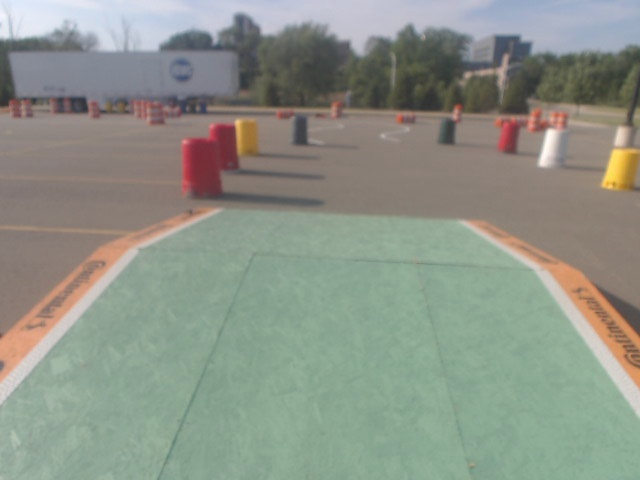
#> input picture src/igvc_navigation/mapping/lane_laser_scan/Scripts/saves/bridge_close.jpg, 640 x 480 px
$ python perspective_transform.py   (older library calls are emulated)
#> lines starting #> are read from the running program, lines starting #| are printed output that depends on the picture; after the words box and inside, x2 and y2 are one past the last pixel; in counts of white or black regions, pixels touching at a corner belong together
### src/igvc_navigation/mapping/lane_laser_scan/Scripts/combined_thresh.py
#!/usr/bin/env python3
import numpy as np
import cv2
import matplotlib.pyplot as plt
import matplotlib.image as mpimg
import pickle
import os


def abs_sobel_thresh(img, orient='x', thresh_min=10, thresh_max=100):

    # Takes an image, gradient orientation, and threshold min/max values

    # Convert to grayscale
    gray = cv2.cvtColor(img, cv2.COLOR_RGB2GRAY)
    # Apply x or y gradient with the OpenCV Sobel() function
    # and take the absolute value
    if orient == 'x':
        abs_sobel = np.absolute(cv2.Sobel(gray, cv2.CV_64F, 1, 0))
    if orient == 'y':
        abs_sobel = np.absolute(cv2.Sobel(gray, cv2.CV_64F, 0, 1))
    # Rescale back to 8 bit integer
    scaled_sobel = np.uint8(255*abs_sobel/np.max(abs_sobel))
    # Create a copy and apply the threshold
    binary_output = np.zeros_like(scaled_sobel)
    # Here I'm using inclusive (>=, <=) thresholds, but exclusive is ok too
    binary_output[(scaled_sobel >= thresh_min) &
                  (scaled_sobel <= thresh_max)] = 1

    # Return the result
    return binary_output


def mag_thresh(img, sobel_kernel=3, mag_thresh=(30, 100)):

    # Return the magnitude of the gradient
    # for a given sobel kernel size and threshold values

    # Convert to grayscale
    gray = cv2.cvtColor(img, cv2.COLOR_RGB2GRAY)
    # Take both Sobel x and y gradients
    sobelx = cv2.Sobel(gray, cv2.CV_64F, 1, 0, ksize=sobel_kernel)
    sobely = cv2.Sobel(gray, cv2.CV_64F, 0, 1, ksize=sobel_kernel)
    # Calculate the gradient magnitude
    gradmag = np.sqrt(sobelx**2 + sobely**2)
    # Rescale to 8 bit
    scale_factor = np.max(gradmag)/255
    gradmag = (gradmag/scale_factor).astype(np.uint8)
    # Create a binary image of ones where threshold is met, zeros otherwise
    binary_output = np.zeros_like(gradmag)
    binary_output[(gradmag >= mag_thresh[0]) & (gradmag <= mag_thresh[1])] = 1

    # Return the binary image
    return binary_output


def dir_threshold(img, sobel_kernel=3, thresh=(0, np.pi)):

    # Return the direction of the gradient
    # for a given sobel kernel size and threshold values

    # Convert to grayscale
    gray = cv2.cvtColor(img, cv2.COLOR_RGB2GRAY)
    # Calculate the x and y gradients
    sobelx = cv2.Sobel(gray, cv2.CV_64F, 1, 0, ksize=sobel_kernel)
    sobely = cv2.Sobel(gray, cv2.CV_64F, 0, 1, ksize=sobel_kernel)
    # Take the absolute value of the gradient direction,
    # apply a threshold, and create a binary image result
    #absgraddir = np.arctan2(np.absolute(sobely), np.absolute(sobelx))
    absgraddir = np.arctan2((sobely), (sobelx))
    # print(absgraddir)
    binary_output = np.zeros_like(absgraddir)
    binary_output[(absgraddir >= -0.8) & (absgraddir <= 0.8)] = 1
    ret, binary_output = cv2.threshold(
        absgraddir, -0.8, 0.8, cv2.THRESH_BINARY)
    binary_output = binary_output.astype(np.uint8)
    # Return the binary image
    return binary_output


# [8 lines left out: function hls_thresh, not called in this run]


def hls_thresh2(img):
    # Using inRange() to threshold both white and yellow separately.
    hls = cv2.cvtColor(img, cv2.COLOR_RGB2HLS)
    # H (OpenCV: [0 ... 180])
    # L (OpenCV: [0 ... 255])
    # S (OpenCV: [0 ... 255])
    # For Nnamdi's Bedroom
    white_lower = np.array(
        [np.round(0 / 2), np.round(0.6 * 255), np.round(0.0 * 255)])
    white_upper = np.array([np.round(
        360 / 2), np.round(1.00 * 255), np.round(0.4 * 255)])  # For Nnamdi's Bedroom
    # white_lower = np.array([np.round(  0 / 2), np.round(0.7 * 255), np.round(0.0* 255)])
    # white_upper = np.array([np.round(360 / 2), np.round(1.00 * 255), np.round(0.2 * 255)])
    white_mask = cv2.inRange(hls, white_lower, white_upper)

    return white_mask


# [12 lines left out: function hls_thresh_red, not called in this run]


def combined_thresh(img):  # WORKING for white gauges

    abs_bin = abs_sobel_thresh(img, orient='x', thresh_min=50, thresh_max=255)
    mag_bin = mag_thresh(img, sobel_kernel=3, mag_thresh=(50, 255))
    dir_bin = dir_threshold(img, sobel_kernel=15, thresh=(0.7, 1.3))
    hls_bin = hls_thresh2(img)
    kernel = np.ones((5, 5), np.uint8)
    mag_bin = cv2.dilate(mag_bin, kernel, iterations=1)
    combined = np.zeros_like(dir_bin)
    #combined[(abs_bin == 1 | ((mag_bin == 1) & (dir_bin == 1) )) & hls_bin == 1] = 1
    combined[(abs_bin == 1 | ((mag_bin == 1)))
             & hls_bin == 1] = 1

    #combined = cv2.bitwise_and(mag_bin,mag_bin, mask = hls_bin)
    return combined, abs_bin, mag_bin, dir_bin, hls_bin  # DEBUG datatype

# [10 lines of commented-out code are left out]


# [51 lines that do not run on import are left out]

    # [27 lines of commented-out code are left out]

### src/igvc_navigation/mapping/lane_laser_scan/Scripts/perspective_transform.py
#!/usr/bin/env python3
import numpy as np
import cv2
import matplotlib.pyplot as plt
import matplotlib.image as mpimg
import pickle
from combined_thresh import combined_thresh

import os


def perspective_transform(img):
	"""
	Execute perspective transform
	"""

	img_size = (img.shape[1], img.shape[0])
	# src = np.float32(
	# 	[[115, 171], #60 -- Works for wide lane
	# 	 [525, 177],
	# 	 [0, 315], #20
	# 	 [640, 315]])
	src = np.float32(
		[[190, 210], #60 -- First time with ribbons Sep 8
		 [620-190, 210],
		 [0, 480], #20
		 [620, 480]])
	# src = np.float32(
	# 	[[190, 210], #60 -- Nnamdi's bedroom
	# 	 [620-190, 210],
	# 	 [0, 480], #20
	# 	 [620, 480]])

	dst = np.float32(
		 [[0, 0],
		 [img.shape[1], 0],
		 [0, img.shape[0]],
		 [img.shape[1], img.shape[0]]])

	m = cv2.getPerspectiveTransform(src, dst)
	m_inv = cv2.getPerspectiveTransform(dst, src)

	warped = cv2.warpPerspective(img, m, img_size, flags=cv2.INTER_LINEAR)
	unwarped = cv2.warpPerspective(warped, m_inv, (warped.shape[1], warped.shape[0]), flags=cv2.INTER_LINEAR)  # DEBUG

	return warped, unwarped, m, m_inv


if __name__ == '__main__':
	img_file = os.path.dirname(os.path.abspath(__file__))+'/saves/bridge_close.jpg' #2019-12-19-153614.jpg

	with open(os.path.dirname(os.path.abspath(__file__))+'/calibrate_camera.p', 'rb') as f:
#> (reads src/igvc_navigation/mapping/lane_laser_scan/Scripts/calibrate_camera.p from the repository)
		save_dict = pickle.load(f)
	mtx = save_dict['mtx']
	dist = save_dict['dist']

	img = mpimg.imread(img_file)
#> img is the input picture: shape (480, 640, 3); mean R, G, B 141, 147, 135.8

	plt.subplot(2, 3, 1)
	plt.title("Original")
	plt.imshow(img)

	if img.dtype == 'float32':
		img = np.array(img)*255
		img = np.uint8(img)
	img = cv2.blur(img, (5,5))
	img = cv2.undistort(img, mtx, dist, None, mtx)

	plt.subplot(2, 3, 2)
	plt.title("Undistorted")
	plt.imshow(img)

	img, _, _, _, _ = combined_thresh(img)
#> in combined_thresh, `abs_bin = abs_sobel_thresh(img, orient='x', thresh_min=50, thresh_max=..`:
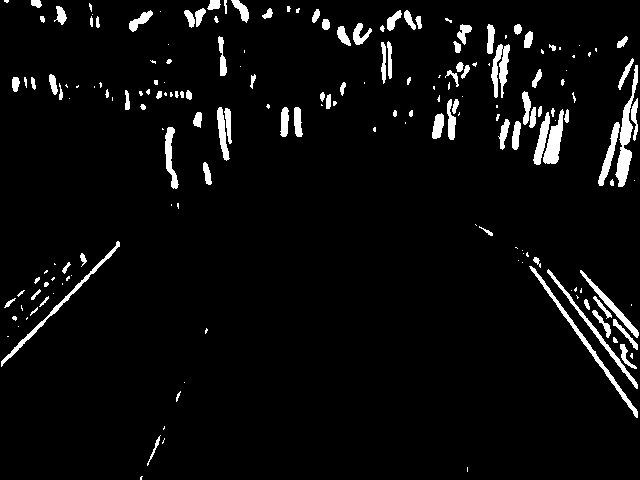
#> abs_bin: shape (480, 640); values 0 (black) and 1 (white), 4.7% white; 188 white regions (86 under 20 px), largest, box (x1, y1, x2, y2) and area: (615, 65, 638, 187) 910, (529, 266, 638, 418) 771, (1, 241, 120, 367) 634
#> in mag_thresh, `sobely = cv2.Sobel(gray, cv2.CV_64F, 0, 1, ksize=sobel_kernel)`:
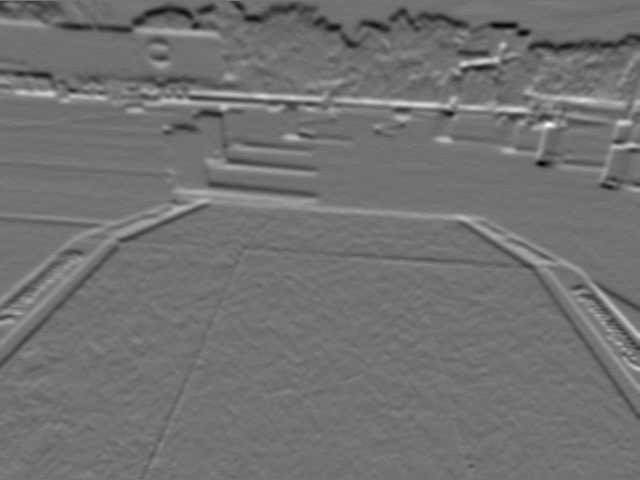
#> sobely: shape (480, 640) float64; min -133, max 163, mean -0.5; drawn with min black and max white
#> in mag_thresh, `gradmag = np.sqrt(sobelx**2 + sobely**2)`:
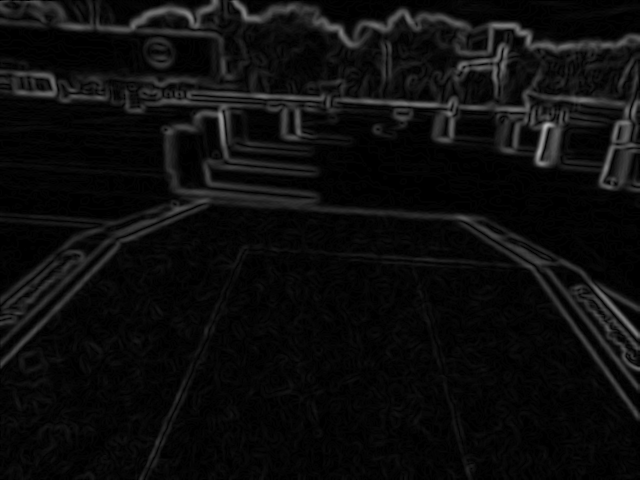
#> gradmag: shape (480, 640) float64; min 0, max 184.9, mean 12.8
#> in mag_thresh, `scale_factor = np.max(gradmag)/255`: scale_factor = 0.725
#> in combined_thresh, `mag_bin = mag_thresh(img, sobel_kernel=3, mag_thresh=(50, 255))`: mag_bin: shape (480, 640); values 0 (black) and 1 (white), 10.2% white; 114 white regions (53 under 20 px), largest, box (x1, y1, x2, y2) and area: (333, 69, 640, 190) 6273, (230, 0, 640, 56) 4736, (115, 88, 340, 237) 4531
#> in dir_threshold, `absgraddir = np.arctan2((sobely), (sobelx))`:
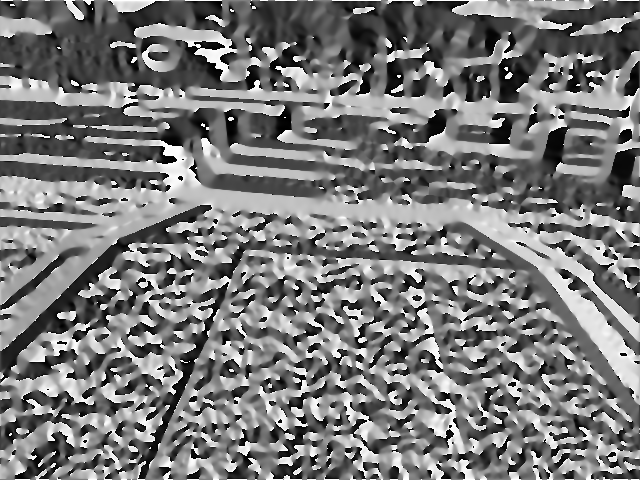
#> absgraddir: shape (480, 640) float64; min -3.14, max 3.14, mean -0.127; drawn with min black and max white
#> in dir_threshold, `ret, binary_output = cv2.threshold( absgraddir, -0.8, 0.8, cv2.THRESH_..`:
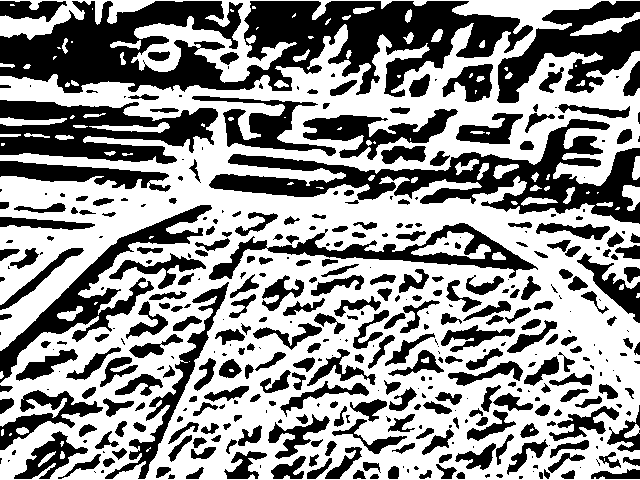
#> binary_output: shape (480, 640) float64; values 0 (black) and 0.8 (white), 57.2% white; 418 black regions (143 under 20 px), largest, box (x1, y1, x2, y2) and area: (0, 1, 533, 97) 27431, (209, 119, 640, 224) 13601, (0, 100, 218, 164) 8254
#> in dir_threshold, `ret, binary_output = cv2.threshold( absgraddir, -0.8, 0.8, cv2.THRESH_..`: ret = -0.8
#> in dir_threshold, `binary_output = binary_output.astype(np.uint8)`: binary_output: shape (480, 640); every value is 0
#> in hls_thresh2, `hls = cv2.cvtColor(img, cv2.COLOR_RGB2HLS)`: hls: shape (480, 640, 3); mean of channels 0, 1, 2 55.1, 140.1, 32.5
#> in hls_thresh2, `white_mask = cv2.inRange(hls, white_lower, white_upper)`:
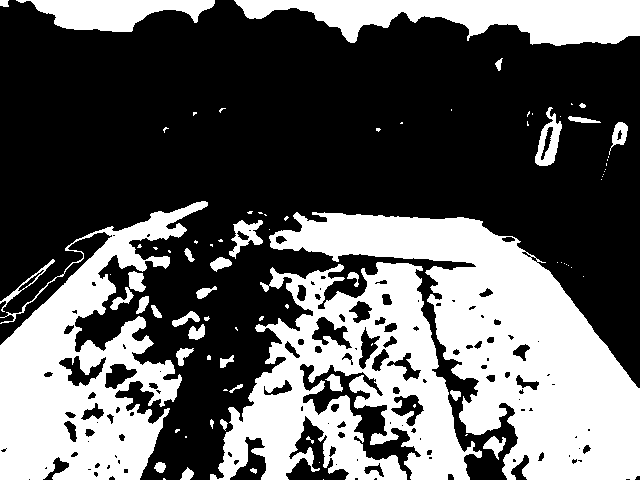
#> white_mask: shape (480, 640); 37.6% white; 87 white regions (51 under 20 px), largest, box (x1, y1, x2, y2) and area: (269, 212, 640, 480) 40157, (210, 262, 482, 480) 28621, (0, 201, 208, 480) 26661
#> in combined_thresh, `mag_bin = cv2.dilate(mag_bin, kernel, iterations=1)`: mag_bin: shape (480, 640); values 0 (black) and 1 (white), 19.8% white; 21 white regions, largest, box (x1, y1, x2, y2) and area: (0, 0, 640, 369) 41404, (401, 211, 640, 421) 9077, (0, 0, 236, 82) 5433
#> img: shape (480, 640); values 0 (black) and 1 (white), 1.3% white; 96 white regions (68 under 20 px), largest, box (x1, y1, x2, y2) and area: (529, 266, 638, 418) 771, (1, 241, 120, 367) 634, (543, 121, 562, 164) 371
	warped, unwarped, m, m_inv = perspective_transform(img)
#> in perspective_transform, `warped = cv2.warpPerspective(img, m, img_size, flags=cv2.INTER_LINEAR)`:
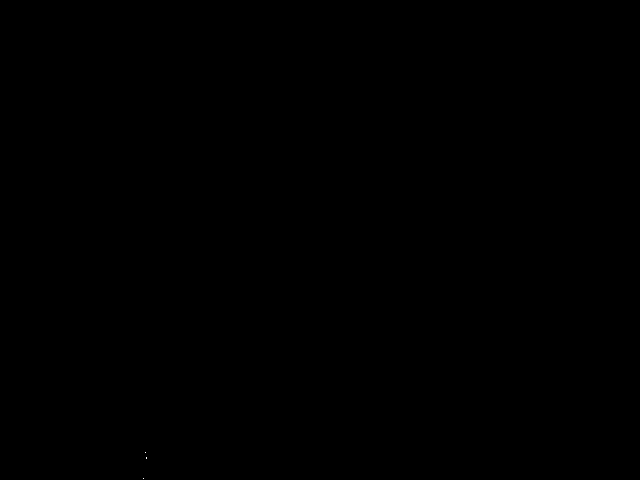
#> warped: shape (480, 640); values 0 (black) and 1 (white), 0% white in thin lines or dots, all inside (x1, y1, x2, y2) = (143, 452, 147, 479)
#> in perspective_transform, `unwarped = cv2.warpPerspective(warped, m_inv, (warped.shape[1], warped..`: unwarped: shape (480, 640); values 0 (black) and 1 (white), 0% white in thin lines or dots, all inside (x1, y1, x2, y2) = (140, 443, 156, 478)
#> m = [[-11.52, -8.11, 3891.2], [-1.47e-15, -19.84, 4166.4], [0, -0.0253, 1]]; m_inv = [[0.375, -0.396, 190], [0, -0.0504, 210], [0, -0.00128, 1]]

	plt.subplot(2,3,4)
	plt.title("Thresholded")
	plt.imshow(img, cmap='gray',)

	plt.subplot(2,3,5)
	plt.title("ROI masked")
	plt.imshow(unwarped, cmap='gray', vmin=0, vmax=1)

	plt.subplot(2,3,6)
	plt.title("Warped")
	plt.imshow(warped, cmap='gray', vmin=0, vmax=1)

	fig = plt.gcf()
	fig.set_size_inches(18.5, 10.5)
	plt.show()
